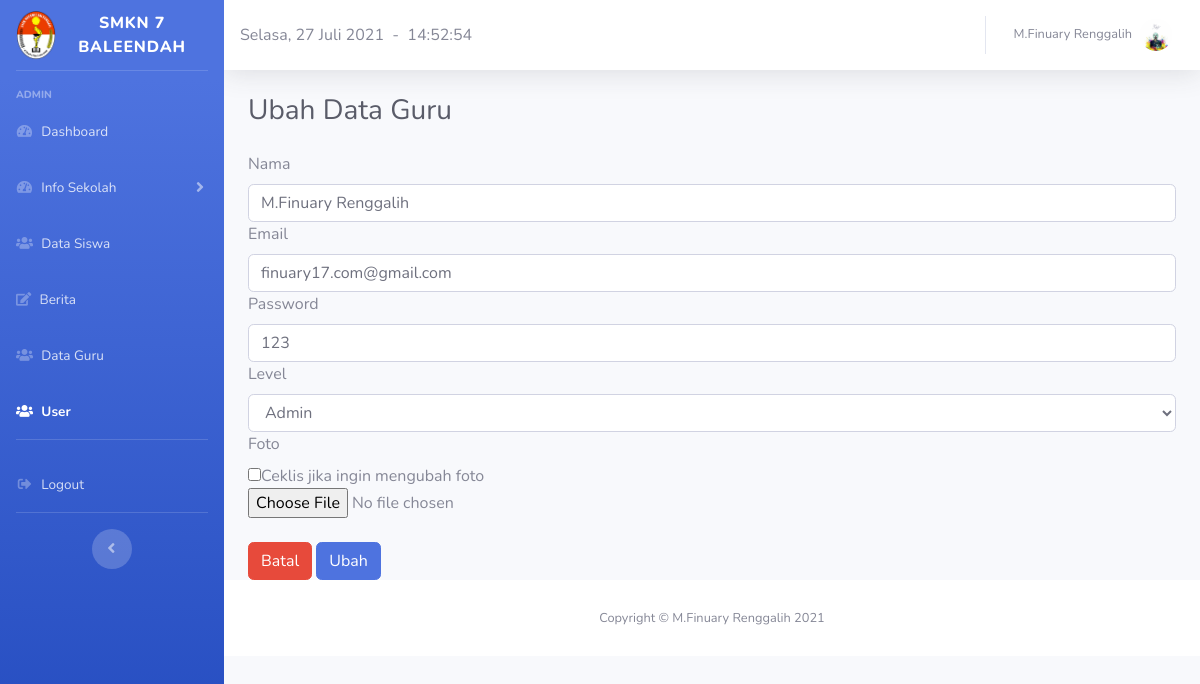
The page /halaman_admin/user/form_ubah.php?id=4 (signed in) on the database its author committed.
### tables this page shows
CREATE TABLE `user` (
  `id` int(11) NOT NULL,
  `nama` varchar(225) NOT NULL,
  `email` varchar(225) NOT NULL,
  `password` varchar(225) NOT NULL,
  `level` varchar(225) NOT NULL,
  `foto` varchar(225) NOT NULL
);

### halaman_admin/user/form_ubah.php (the view, shortened to what this page needs)
<!DOCTYPE html>
<html lang="en">
<head>
  <link href="../vendor/fontawesome-free/css/all.min.css" rel="stylesheet" type="text/css">
  <link href="../css/sb-admin-2.min.css" rel="stylesheet">
</head>
<body id="page-top">
  <div id="wrapper">
    <ul class="navbar-nav bg-gradient-primary sidebar sidebar-dark accordion" id="accordionSidebar">
      <a class="sidebar-brand d-flex align-items-center justify-content-center" href="index.html">
        <div class="sidebar-brand-icon">
          <img src="../../images/foto.png" height="50">
        </div>
        <div class="sidebar-brand-text mx-3">SMKN 7 BALEENDAH</div>
      </a>
      <hr class="sidebar-divider">
      <div class="sidebar-heading">
        Admin
      </div>
      <li class="nav-item">
        <a class="nav-link collapsed" href="../halaman_admin.php" data-toggle="collapses" data-target="#collapsesOne" aria-expanded="true" aria-controls="collapseOnes">
          <i class="fas fa-fw fa-tachometer-alt"></i>
          <span>Dashboard</span></a>
      </li>
      <li class="nav-item">
        <a class="nav-link collapsed" href="#" data-toggle="collapse" data-target="#collapseOne" aria-expanded="true" aria-controls="collapseOne">
          <i class="fas fa-fw fa-tachometer-alt"></i>
          <span>Info Sekolah</span></a>
      </li>
      <li class="nav-item">
        <a class="nav-link collapsed" href="../siswa/tambah_siswa.php" data-toggle="collapses" data-target="#collapseTwo" aria-expanded="true" aria-controls="collapseTwo">
          <i class="fa fa-users"></i>
          <span>Data Siswa</span>
        </a>
      </li>
      <li class="nav-item">
        <a class="nav-link collapsed" href="../info_sekolah/berita/berita.php" data-toggle="collapses" data-target="#collapseUtilities" aria-expanded="true" aria-controls="collapseUtilities">
          <i class="fa fa-edit"></i>
          <span>Berita</span>
        </a>
      </li>
      <li class="nav-item">
        <a class="nav-link collapsed" href="../guru/tambah_guru.php" data-toggle="collapses" data-target="#collapsePages" aria-expanded="true" aria-controls="collapsePages">
          <i class="fa fa-users"></i>
          <span>Data Guru</span>
        </a>
      </li>
      <li class="nav-item active">
        <a class="nav-link collapsed" href="tambah_user.php" data-toggle="collapses" data-target="#collapsePagess" aria-expanded="true" aria-controls="collapsePagess">
          <i class="fa fa-users"></i>
          <span>User</span></a>
      </li>
      <hr class="sidebar-divider d-none d-md-block">
      <li class="nav-item">
        <a class="nav-link" href="../../login/logout.php">
          <i class="fas fa-fw fa-sign-out-alt"></i>
          <span>Logout</span></a>
      </li>
      <hr class="sidebar-divider d-none d-md-block">
      <div class="text-center d-none d-md-inline">
        <button class="rounded-circle border-0" id="sidebarToggle"></button>
      </div>
    </ul>
    <div id="content-wrapper" class="d-flex flex-column">
      <div id="content">
        <nav class="navbar navbar-expand navbar-light bg-white topbar mb-4 static-top shadow">
          <script lang="JavaScript">document.write(tanggallengkap);</script>&nbsp;&nbsp;-&nbsp;&nbsp;
          <div id="jam"></div>
          <ul class="navbar-nav ml-auto">
            <li class="nav-item dropdown no-arrow">
              <a class="nav-link dropdown-toggle" href="#" id="userDropdown" role="button" data-toggle="dropdown" aria-haspopup="true" aria-expanded="false">
                <span class="mr-2 d-none d-lg-inline text-gray-600 small"><?php echo $_SESSION['nama']; ?></span>
                <?php echo "<img class='img-profile rounded-circle' src='../images/".$_SESSION['foto']."'>"; ?>
              </a>
            </li>
          </ul>
        </nav>
    <div class="container-fluid">
          <h1 class="h3 mb-4 text-gray-800">Ubah Data Guru</h1>
          <div class="row">
            <div class="col-lg">
            	<?php
					include "../../koneksi.php";
					$id = $_GET['id'];
					$query = "SELECT * FROM user WHERE id='".$id."'";
					$sql = mysqli_query($koneksi, $query);
					$data = mysqli_fetch_array($sql);
				?>
      <form method="post" action="proses_ubah.php?id=<?php echo $id; ?>" enctype="multipart/form-data">
      	<label for="nama">Nama</label>
              <div class="input-group">
                  <input type="text" name="nama" value="<?php echo $data['nama']; ?>" class="form-control" id="nama" placeholder="Nama..">
              </div>
            <label for="email">Email</label>
              <div class="input-group">
                  <input type="email" name="email" value="<?php echo $data['email']; ?>" class="form-control" id="email" placeholder="Email..">
              </div>
              <label for="password">Password</label>
              <div class="input-group">
                  <input type="text" name="password" value="<?php echo $data['password']; ?>" class="form-control" id="password" placeholder="Password..">
              </div>
              <label for="level">Level</label>
              <div class="input-group">
                  <select class="form-control" name="level">
                        <option select="selected"><?php echo $data['level']; ?></option>
                      </select>
              </div>
              <label for="foto">Foto</label>
              <div>
              	  <input type="checkbox" name="ubah_foto" value="true">Ceklis jika ingin mengubah foto<br>
                  <input type="file" name="foto" id="foto">
              </div>
              <br>
      </div>
        </div>
        <div>
        	<a href="tambah_user.php"><button type="button" class="btn btn-danger">Batal</button></a>
          <button type="submit" class="btn btn-primary" value="Ubah">Ubah</button>
        </div>
    </div>
      <footer class="sticky-footer bg-white">
        <div class="container my-auto">
          <div class="copyright text-center my-auto">
            <span>Copyright &copy; M.Finuary Renggalih <?= date('Y'); ?></span>
          </div>
        </div>
      </footer>
    </div>
  </div>
</body>
</html>

### rows shown on the page
user: nama "M.Finuary Renggalih", email "finuary17.com@gmail.com", password "123", level "Admin"

### other values the page prints
$_SESSION['nama'] "M.Finuary Renggalih"
